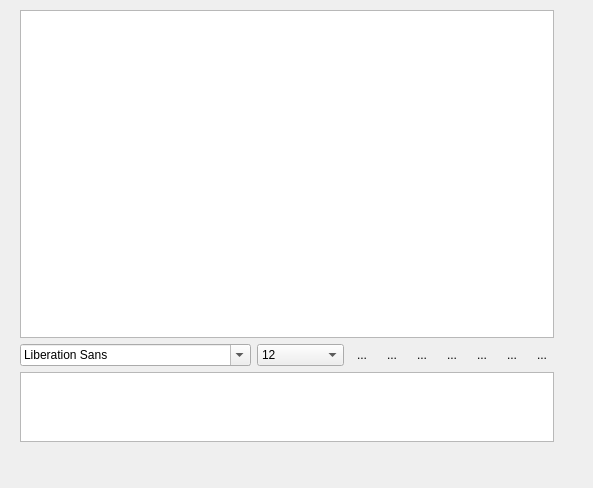
<?xml version="1.0" encoding="UTF-8"?>
<ui version="4.0">
 <class>MessageForm</class>
 <widget class="QWidget" name="MessageForm">
  <property name="geometry">
   <rect>
    <x>0</x>
    <y>0</y>
    <width>593</width>
    <height>488</height>
   </rect>
  </property>
  <property name="windowTitle">
   <string>Form</string>
  </property>
  <widget class="QWidget" name="layoutWidget">
   <property name="geometry">
    <rect>
     <x>20</x>
     <y>10</y>
     <width>534</width>
     <height>432</height>
    </rect>
   </property>
   <layout class="QVBoxLayout" name="verticalLayout" stretch="5,1,1">
    <item>
     <widget class="QTextBrowser" name="msgBrowser"/>
    </item>
    <item>
     <layout class="QHBoxLayout" name="horizontalLayout">
      <item>
       <widget class="QFontComboBox" name="fontCbx"/>
      </item>
      <item>
       <widget class="QComboBox" name="sizeCbx">
        <property name="currentIndex">
         <number>4</number>
        </property>
        <item>
         <property name="text">
          <string>8</string>
         </property>
        </item>
        <item>
         <property name="text">
          <string>9</string>
         </property>
        </item>
        <item>
         <property name="text">
          <string>10</string>
         </property>
        </item>
        <item>
         <property name="text">
          <string>11</string>
         </property>
        </item>
        <item>
         <property name="text">
          <string>12</string>
         </property>
        </item>
        <item>
         <property name="text">
          <string>13</string>
         </property>
        </item>
        <item>
         <property name="text">
          <string>14</string>
         </property>
        </item>
        <item>
         <property name="text">
          <string>15</string>
         </property>
        </item>
        <item>
         <property name="text">
          <string>16</string>
         </property>
        </item>
        <item>
         <property name="text">
          <string>17</string>
         </property>
        </item>
        <item>
         <property name="text">
          <string>18</string>
         </property>
        </item>
        <item>
         <property name="text">
          <string>19</string>
         </property>
        </item>
        <item>
         <property name="text">
          <string>20</string>
         </property>
        </item>
        <item>
         <property name="text">
          <string>21</string>
         </property>
        </item>
        <item>
         <property name="text">
          <string>22</string>
         </property>
        </item>
       </widget>
      </item>
      <item>
       <widget class="QToolButton" name="boldTBtn">
        <property name="toolTip">
         <string>加粗</string>
        </property>
        <property name="text">
         <string>...</string>
        </property>
        <property name="icon">
         <iconset resource="lyogo.qrc">
          <normaloff>:/images/bold.png</normaloff>:/images/bold.png</iconset>
        </property>
        <property name="iconSize">
         <size>
          <width>26</width>
          <height>26</height>
         </size>
        </property>
        <property name="checkable">
         <bool>true</bool>
        </property>
        <property name="autoRaise">
         <bool>true</bool>
        </property>
       </widget>
      </item>
      <item>
       <widget class="QToolButton" name="italicTBtn">
        <property name="toolTip">
         <string>倾斜</string>
        </property>
        <property name="text">
         <string>...</string>
        </property>
        <property name="icon">
         <iconset resource="lyogo.qrc">
          <normaloff>:/images/italic.png</normaloff>:/images/italic.png</iconset>
        </property>
        <property name="iconSize">
         <size>
          <width>26</width>
          <height>26</height>
         </size>
        </property>
        <property name="checkable">
         <bool>true</bool>
        </property>
        <property name="autoRaise">
         <bool>true</bool>
        </property>
       </widget>
      </item>
      <item>
       <widget class="QToolButton" name="underlineTBtn">
        <property name="toolTip">
         <string>下划线</string>
        </property>
        <property name="text">
         <string>...</string>
        </property>
        <property name="icon">
         <iconset resource="lyogo.qrc">
          <normaloff>:/images/under.png</normaloff>:/images/under.png</iconset>
        </property>
        <property name="iconSize">
         <size>
          <width>26</width>
          <height>26</height>
         </size>
        </property>
        <property name="checkable">
         <bool>true</bool>
        </property>
        <property name="autoRaise">
         <bool>true</bool>
        </property>
       </widget>
      </item>
      <item>
       <widget class="QToolButton" name="colorTBtn">
        <property name="toolTip">
         <string>更改字体颜色</string>
        </property>
        <property name="text">
         <string>...</string>
        </property>
        <property name="icon">
         <iconset resource="lyogo.qrc">
          <normaloff>:/images/color.png</normaloff>:/images/color.png</iconset>
        </property>
        <property name="iconSize">
         <size>
          <width>26</width>
          <height>26</height>
         </size>
        </property>
        <property name="checkable">
         <bool>false</bool>
        </property>
        <property name="autoRaise">
         <bool>true</bool>
        </property>
       </widget>
      </item>
      <item>
       <widget class="QToolButton" name="sendTBtn">
        <property name="toolTip">
         <string>传输文件</string>
        </property>
        <property name="text">
         <string>...</string>
        </property>
        <property name="icon">
         <iconset resource="lyogo.qrc">
          <normaloff>:/images/send.png</normaloff>:/images/send.png</iconset>
        </property>
        <property name="iconSize">
         <size>
          <width>26</width>
          <height>26</height>
         </size>
        </property>
        <property name="checkable">
         <bool>false</bool>
        </property>
        <property name="autoRaise">
         <bool>true</bool>
        </property>
       </widget>
      </item>
      <item>
       <widget class="QToolButton" name="saveTBtn">
        <property name="toolTip">
         <string>保存聊天记录</string>
        </property>
        <property name="text">
         <string>...</string>
        </property>
        <property name="icon">
         <iconset resource="lyogo.qrc">
          <normaloff>:/images/save.png</normaloff>:/images/save.png</iconset>
        </property>
        <property name="iconSize">
         <size>
          <width>26</width>
          <height>26</height>
         </size>
        </property>
        <property name="checkable">
         <bool>false</bool>
        </property>
        <property name="autoRaise">
         <bool>true</bool>
        </property>
       </widget>
      </item>
      <item>
       <widget class="QToolButton" name="clearTBtn">
        <property name="toolTip">
         <string>清空聊天记录</string>
        </property>
        <property name="text">
         <string>...</string>
        </property>
        <property name="icon">
         <iconset resource="lyogo.qrc">
          <normaloff>:/images/clear.png</normaloff>:/images/clear.png</iconset>
        </property>
        <property name="iconSize">
         <size>
          <width>26</width>
          <height>26</height>
         </size>
        </property>
        <property name="checkable">
         <bool>false</bool>
        </property>
        <property name="autoRaise">
         <bool>true</bool>
        </property>
       </widget>
      </item>
     </layout>
    </item>
    <item>
     <widget class="QTextEdit" name="msgTxtEdit"/>
    </item>
   </layout>
  </widget>
 </widget>
 <resources>
  <include location="lyogo.qrc"/>
 </resources>
 <connections/>
</ui>
